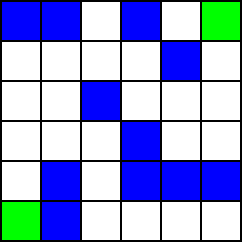
#> input picture maze detector/maze - Copy.png, 242 x 242 px
$ python add_edge.py   (older library calls are emulated)
#> lines starting #> are read from the running program, lines starting #| are printed output that depends on the picture; after the words box and inside, x2 and y2 are one past the last pixel; in counts of white or black regions, pixels touching at a corner belong together
### maze detector/color.py
import cv2
import numpy as np

img = cv2.imread('maze - Copy.png')
#> img is the input picture: shape (242, 242, 3); mean B, G, R 213.8, 157.2, 144.6
list1=[]
list2=[]
list3=[]
list4=[]
hsv = cv2.cvtColor(img, cv2.COLOR_BGR2HSV)
#> hsv: shape (242, 242, 3); mean H, S, V 35.5, 81.7, 226.3
lower_blue = np.array([110,245,215])
upper_blue = np.array([130,265,295])
lower_white = np.array([-10,-10,215])
upper_white = np.array([10,10,295])
lower_green = np.array([50,245,215])
upper_green = np.array([70,265,295])


# Here we are defining range of bluecolor in HSV
# This creates a mask of blue coloured
# objects found in the frame.
mask = cv2.inRange(hsv, lower_blue, upper_blue)
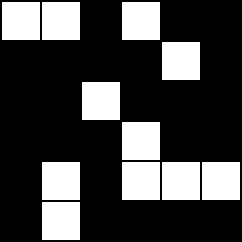
#> mask: shape (242, 242); 27.1% white; 11 white regions, largest, box (x1, y1, x2, y2) and area: (2, 2, 40, 40) 1444, (42, 2, 80, 40) 1444, (122, 2, 160, 40) 1444
mask2 = cv2.inRange(hsv, lower_white, upper_white)
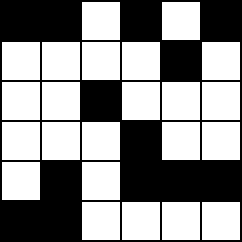
#> mask2: shape (242, 242); 56.7% white; 1 black region, box (x1, y1, x2, y2) and area: (0, 0, 242, 242) 25352
mask3 = cv2.inRange(hsv, lower_green, upper_green)
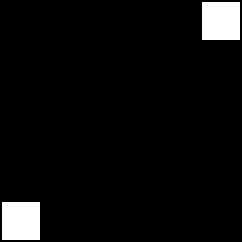
#> mask3: shape (242, 242); 4.9% white; 2 white regions
_,contours,h = cv2.findContours(mask,1,2)
#> contours = 11 contours; largest, box (x1, y1, x2, y2) and area: (42, 202, 80, 240) 1369, (202, 162, 240, 200) 1369, (162, 162, 200, 200) 1369, (122, 162, 160, 200) 1369, (42, 162, 80, 200) 1369; h = [[1, -1, -1, -1], [2, 0, -1, -1], [3, 1, -1, -1], [4, 2, -1, -1], [5, 3, -1, -1], [6, 4, -1, -1], [7, 5, -1, -1], [8, 6, -1, -1], [9, 7, -1, -1], [10, 8, -1, -1], [-1, 9, -1, -1]]
_,contours2,h = cv2.findContours(mask2,1,2)
#> contours2 = 23 contours; largest, box (x1, y1, x2, y2) and area: (202, 202, 240, 240) 1369, (162, 202, 200, 240) 1369, (122, 202, 160, 240) 1369, (82, 202, 120, 240) 1369, (82, 162, 120, 200) 1369; h = 23 rows, first 6: [1, -1, -1, -1], [2, 0, -1, -1], [3, 1, -1, -1], [4, 2, -1, -1], [5, 3, -1, -1], [6, 4, -1, -1]
_,contours3,h = cv2.findContours(mask3,1,2)
#> contours3 = 2 contours; box (x1, y1, x2, y2) and area: (2, 202, 40, 240) 1369, (202, 2, 240, 40) 1369; h = [[1, -1, -1, -1], [-1, 0, -1, -1]]

for cnt in contours:
	M = cv2.moments(cnt)
	cx = int(M['m10']/M['m00'])
	cy = int(M['m01']/M['m00'])
	list1.append((cx,cy))
#> this loop made 11 passes
#> (cnt, cx, cy) on passes 1 to 11: ([[42, 202], [42, 239], [79, 239], [79, 202]], 60, 220), ([[202, 162], [202, 199], [239, 199], [239, 162]], 220, 180), ([[162, 162], [162, 199], [199, 199], [199, 162]], 180, 180), ([[122, 162], [122, 199], [159, 199], [159, 162]], 140, 180), ([[42, 162], [42, 199], [79, 199], [79, 162]], 60, 180), ([[122, 122], [122, 159], [159, 159], [159, 122]], 140, 140), ([[82, 82], [82, 119], [119, 119], [119, 82]], 100, 100), ([[162, 42], [162, 79], [199, 79], [199, 42]], 180, 60), ([[122, 2], [122, 39], [159, 39], [159, 2]], 140, 20), ([[42, 2], [42, 39], [79, 39], [79, 2]], 60, 20), ([[2, 2], [2, 39], [39, 39], [39, 2]], 20, 20)
#> after the loop, list1 = [(60, 220), (220, 180), (180, 180), (140, 180), (60, 180), (140, 140), (100, 100), (180, 60), (140, 20), (60, 20), (20, 20)]

for cnt in contours2:
	M = cv2.moments(cnt)
	cx = int(M['m10']/M['m00'])
	cy = int(M['m01']/M['m00'])
	list2.append((cx,cy))
#> this loop made 23 passes
#> (cnt, cx, cy) on passes 1 to 11: ([[202, 202], [202, 239], [239, 239], [239, 202]], 220, 220), ([[162, 202], [162, 239], [199, 239], [199, 202]], 180, 220), ([[122, 202], [122, 239], [159, 239], [159, 202]], 140, 220), ([[82, 202], [82, 239], [119, 239], [119, 202]], 100, 220), ([[82, 162], [82, 199], [119, 199], [119, 162]], 100, 180), ([[2, 162], [2, 199], [39, 199], [39, 162]], 20, 180), ([[202, 122], [202, 159], [239, 159], [239, 122]], 220, 140), ([[162, 122], [162, 159], [199, 159], [199, 122]], 180, 140), ([[82, 122], [82, 159], [119, 159], [119, 122]], 100, 140), ([[42, 122], [42, 159], [79, 159], [79, 122]], 60, 140), ([[2, 122], [2, 159], [39, 159], [39, 122]], 20, 140)
#> after the loop, list2 = [(220, 220), (180, 220), (140, 220), (100, 220), (100, 180), (20, 180), (220, 140), (180, 140), (100, 140), (60, 140), (20, 140), (220, 100), (180, 100), (140, 100), (60, 100), (20, 100), (220, 60), (140, 60), (100, 60), (60, 60), (20, 60), (180, 20), (100, 20)]

for cnt in contours3:
	M = cv2.moments(cnt)
	cx = int(M['m10']/M['m00'])
	cy = int(M['m01']/M['m00'])
	list3.append((cx,cy))
#> this loop made 2 passes
#> (cnt, cx, cy) on passes 1 to 2: ([[2, 202], [2, 239], [39, 239], [39, 202]], 20, 220), ([[202, 2], [202, 39], [239, 39], [239, 2]], 220, 20)
#> after the loop, list3 = [(20, 220), (220, 20)]


# The bitwise and of the frame and mask is done so
# that only the blue coloured objects are highlighted
# and stored in res
res = cv2.bitwise_and(img,img, mask= mask)
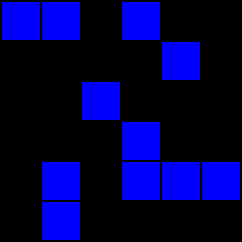
#> res: shape (242, 242, 3); mean B, G, R 69.2, 0, 0
# [9 lines of commented-out code are left out]
list4=list2+list3
#> list4 = 25 pairs, first value 20 to 220, second value 20 to 220
cv2.waitKey(0)
# Destroys all of the HighGUI windows.
cv2.destroyAllWindows()

### maze detector/dj.py
from collections import defaultdict, deque


class Graph(object):
    def __init__(self):
        self.nodes = set()
        self.edges = defaultdict(list)
        self.distances = {}

    def add_node(self, value):
        self.nodes.add(value)

    def add_edge(self, from_node, to_node, distance):
        self.edges[from_node].append(to_node)
        self.distances[(from_node, to_node)] = distance


def dijkstra(graph, initial):
    visited = {initial: 0}
    path = {}

    nodes = set(graph.nodes)

    while nodes:
        min_node = None
        for node in nodes:
            if node in visited:
                if min_node is None:
                    min_node = node
                elif visited[node] < visited[min_node]:
                    min_node = node
        if min_node is None:
            break

        nodes.remove(min_node)
        current_weight = visited[min_node]

        for edge in graph.edges[min_node]:
            try:
                weight = current_weight + graph.distances[(min_node, edge)]
            except:
                continue
            if edge not in visited or weight < visited[edge]:
                visited[edge] = weight
                path[edge] = min_node
                #print("visited[",edge,"]",visited[edge]);
                #print("path[",edge,"]",path[edge]);
    return visited, path


def shortest_path(graph, origin, destination):
    visited, paths = dijkstra(graph, origin)
    full_path = deque()
    _destination = paths[destination]

    while _destination != origin:
        full_path.appendleft(_destination)
        _destination = paths[_destination]

    full_path.appendleft(origin)
    full_path.append(destination)


    return visited[destination], list(full_path)


    #print(shortest_path(graph, 'A', 'D'))

### maze detector/add_edge.py
import color
import dj
import math
import cv2
import numpy as np

x=20
y=20
list6=[]
def findedge(m,n):
    list5=[(m+40,n),(m-40,n),(m,n+40),(m,n-40),(m+40,n+40),(m+40,n-40),(m-40,n+40),(m-40,n-40)]
    for element in list5:
        if(element[0]>0 and element[1]>0 and 220>=element[0] and 220>=element[1]):
            if(element in color.list4):
                d=math.sqrt((element[0]-m)**2+(element[1]-n)**2)
                graph.add_edge((m,n),element,d)
    #print(graph.edges)

if __name__ == '__main__':
    graph = dj.Graph()

    for node in color.list2:
        graph.add_node(node)

    for node in color.list3:
        graph.add_node(node)

    #print(graph.nodes)
    for blocks in color.list4:
        findedge(blocks[0],blocks[1])
    list6.append(dj.shortest_path(graph,color.list3[0],color.list3[1])[1])
    print(list6)
    for z in list6:
        for z2 in z:
            cv2.rectangle(color.img,(z2[0]-20,z2[1]-20),(z2[0]+20,z2[1]+20),(0,255,255),-1)
            cv2.rectangle(color.img,(z2[0]-20,z2[1]-20),(z2[0]+20,z2[1]+20),(0,0,0),3)
    cv2.imshow('path',color.img)
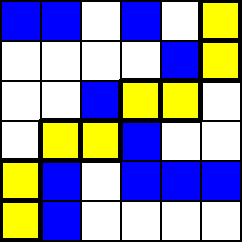
#> window 'path': shape (242, 242, 3); mean B, G, R 171.6, 147.3, 147.3
    cv2.waitKey(0)
    cv2.destroyAllWindows()
